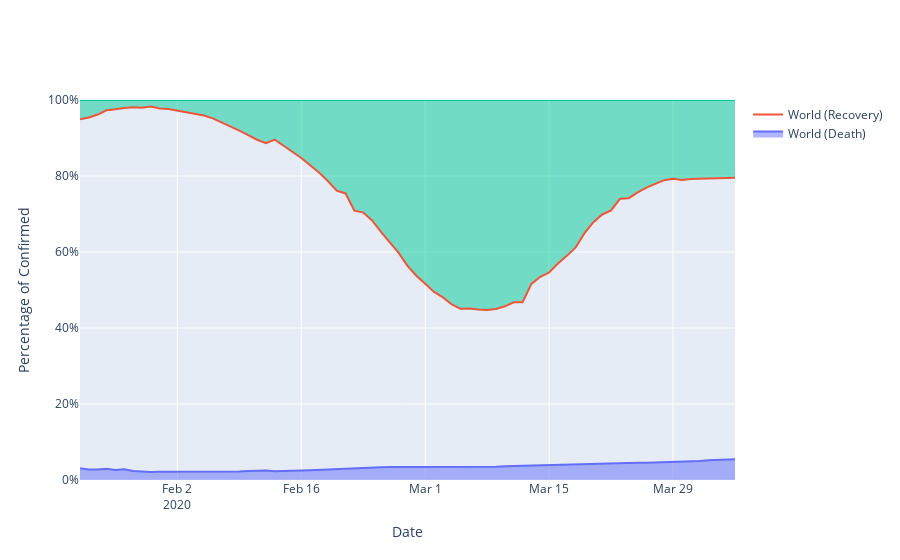
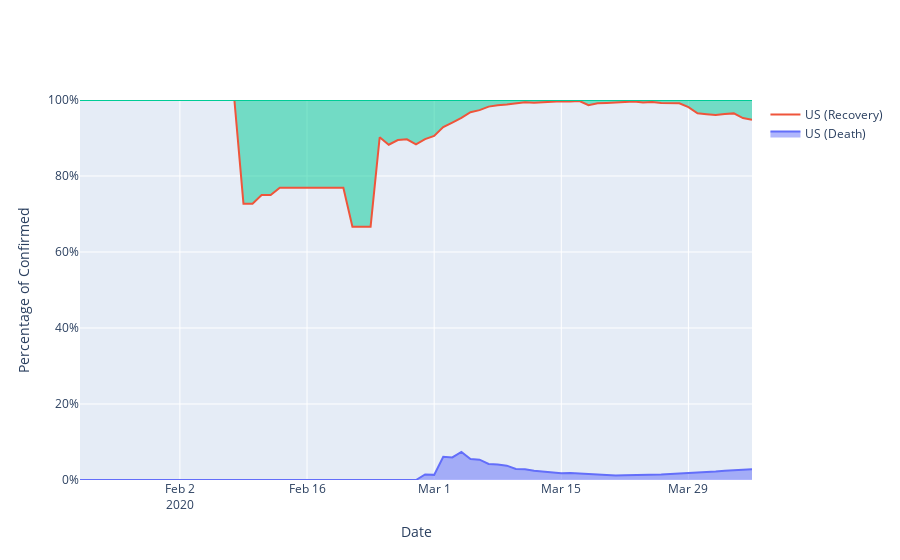
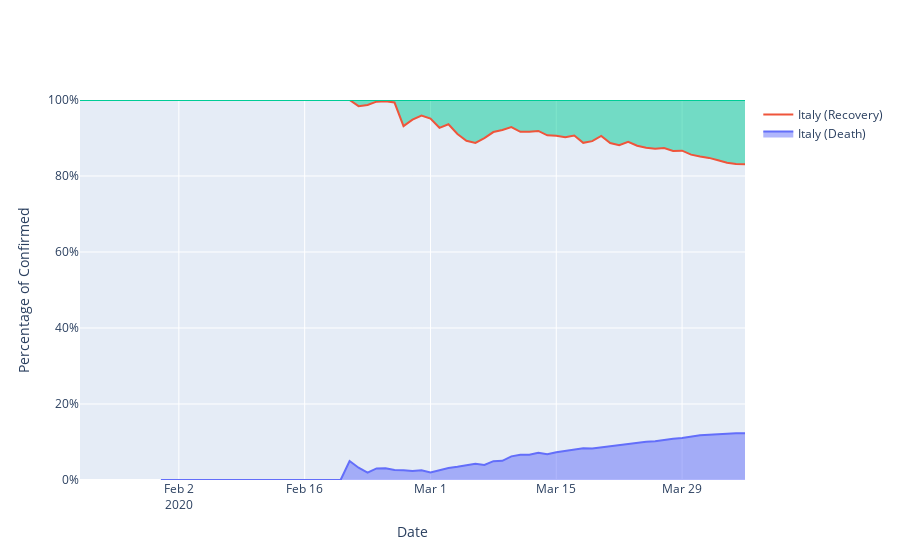
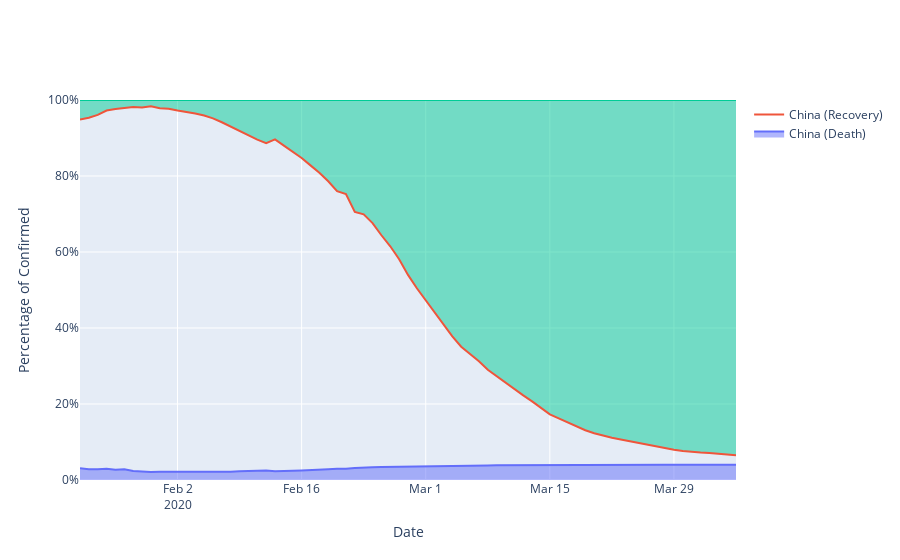

Source (notebook cell) for these figures, in order:
### Code cell
layout2 = go.Layout(xaxis_title='Date',
    yaxis_title='Percentage of Confirmed', yaxis=dict(
    tickformat= ',.0%',
    range= [0,1]
  ))


for h in highlight:
    data = []
    data.append(go.Scatter(x=df_death_perc.index, y=list(df_death_perc[h]),fill='tozeroy', name=f'{h} (Death)'))
    data.append(go.Scatter(x=df_death_perc.index, y=list(1-df_recov_perc[h]), name=f'{h} (Recovery)'))
    data.append(go.Scatter(x=df_death_perc.index, y=list(1 for d in df_recov_perc[h]), fill='tonexty',name=f'Total', showlegend=False))
    
    fig = go.Figure(data,layout2)
    fig.show()
